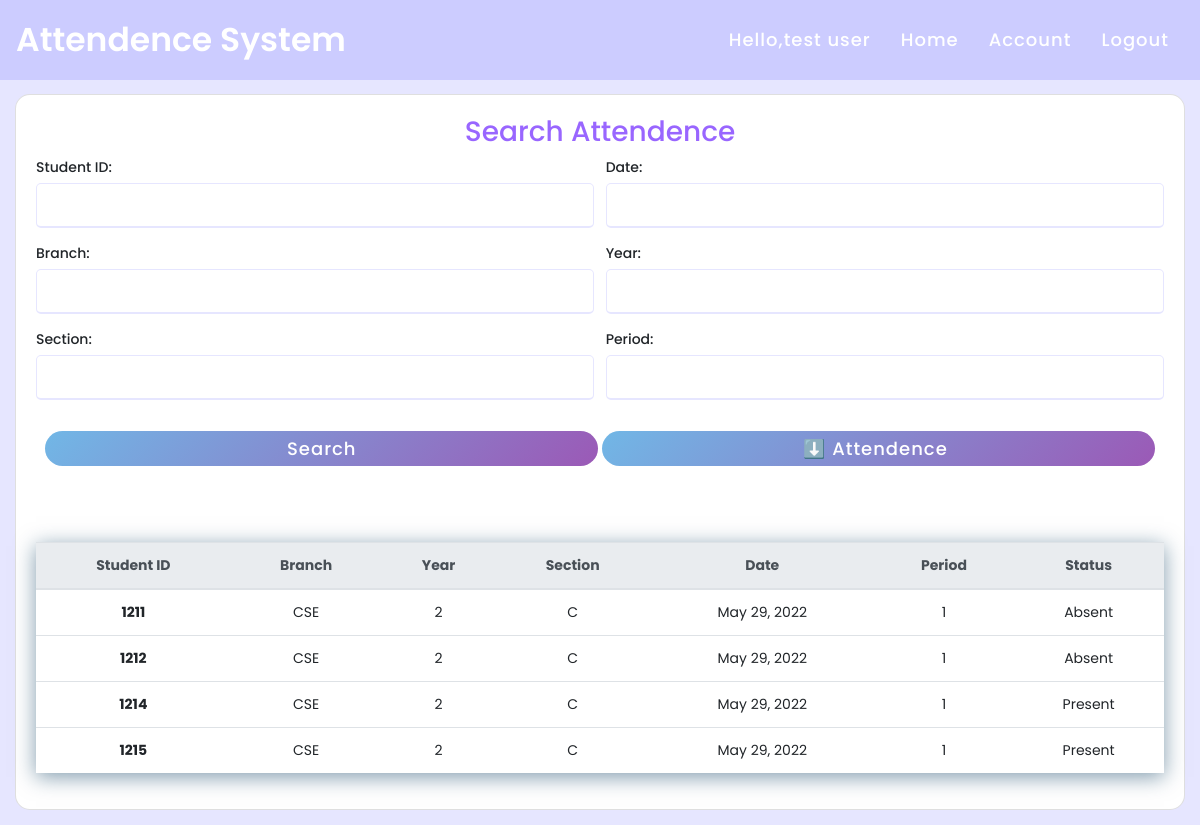
/searchattendence/ (signed in), run on the app's committed database.
### attendence_sys/models.py (models this page shows, shortened)
class Faculty(models.Model):
    user = models.OneToOneField(User, null = True, blank = True, on_delete= models.CASCADE)
    firstname = models.CharField(max_length=200, null=True, blank=True)
    lastname = models.CharField(max_length=200, null=True, blank=True)
    phone = models.CharField(max_length=200, null=True)
    email = models.CharField(max_length=200, null=True)
    profile_pic = models.ImageField(upload_to=user_directory_path ,null=True, blank=True)
    def __str__(self):
        return str(self.firstname + " " + self.lastname)

class Attendence(models.Model):
    Faculty_Name = models.CharField(max_length=200, null=True, blank=True)
    Student_ID = models.CharField(max_length=200, null=True, blank=True)
    date = models.DateField(auto_now_add = True, null = True)
    time = models.TimeField(auto_now_add=True, null = True)
    branch = models.CharField(max_length=200, null = True)
    year = models.CharField(max_length=200, null = True)
    section = models.CharField(max_length=200, null = True)
    period = models.CharField(max_length=200, null = True)
    status = models.CharField(max_length=200, null = True, default='Absent')

### attendence_sys/views.py (the view)
# urls.py: path('searchattendence/', views.searchAttendence, name='searchattendence'),
def searchAttendence(request):
    global attendences
    attendences= Attendence.objects.all()       #gets all data from attendence_sys_attendence table
    myFilter = AttendenceFilter(request.GET, queryset=attendences)
    attendences = myFilter.qs       #filters data
    context = {'myFilter':myFilter, 'attendences': attendences, 'ta':False}
    return render(request, 'attendence_sys/attendence.html', context)

### attendence_sys/templates/attendence_sys/attendence.html (shortened to what this page needs)
{% extends 'attendence_sys/main.html' %}
{% load static %} {% block content %}
 {% if ta == False %}
<div class="card card-body">
    <center>
        <h3>Search Attendence</h3>
    </center>
    <form method="get">
        <div class="form-group">{{myFilter.form.as_p}}</div>
        <div class="button">
            <input type="submit" value="Search" />
            <a href="{% url 'export_excel' %}">
                <input type="button" value="⬇️ Attendence " />
            </a>
        </div>
        <br />
        <div class="row">
            <table class="table">
                <thead class="thead-light">
                    <tr id="header">
                        <th>Student ID</th>
                        <th>Branch</th>
                        <th>Year</th>
                        <th>Section</th>
                        <th>Date</th>
                        <th>Period</th>
                        <th>Status</th>
                    </tr>
                </thead>
                {% for attendence in attendences %}
                <tr>
                    <th data-title="Student_ID">{{ attendence.Student_ID }}</th>
                    <td data-title="Branch">{{ attendence.branch }}</td>
                    <td data-title="Year">{{ attendence.year }}</td>
                    <td data-title="Section">{{ attendence.section }}</td>
                    <td data-title="Date">{{ attendence.date }}</td>
                    <td data-title="Period">{{ attendence.period }}</td>
                    <td data-title="Status">{{ attendence.status }}</td>
                </tr>
                {% endfor %}
            </table>
        </div>
        {% endif %} {% endblock %}

### attendence_sys/templates/attendence_sys/navbar.html (shortened to what this page needs)
{% load static %}
<nav class="navbar">
  <div class="logo" onclick="document.location='/'">
    Attendence System
  </div>
  {%if request.user.is_authenticated%}
  <ul>
    <li><span class="active">Hello,{{ request.user.faculty }} </span></li>
    <li><a href="{% url 'home' %}">Home</a></li>
    <li><a href="{% url 'account' %}">Account</a></li>
    <li><a href="{% url 'logout' %}">Logout</a></li>
  </ul>
  {%else%}
  <ul>
    <li><a href="{% url 'home' %}">Home</a></li>
  </ul>
  {%endif%}
</nav>

### static/css/navbar.css (style rules this page uses)
* { margin: 0; padding: 0; box-sizing: border-box; font-family: 'Poppins', sans-serif; }
nav { height: 80px; background: #ccccff; display: flex; align-items: center; justify-content: space-between; padding: 0px 50px 0px 100px; position: fixed; z-index: 1000 !important; }
nav .logo { font-size: 33px; color: white; font-weight: 600; cursor: pointer; }
nav ul { z-index: 1; display: flex; list-style: none; padding-top: 15px; }
nav ul li { margin: 0 5px; }
nav ul li span { color: white; text-decoration: none; font-size: 18px; font-weight: 500; letter-spacing: 1px; padding: 8px 10px; border-radius: 5px; transition: all 0.3s; }
nav ul li a { color: white; text-decoration: none; font-size: 18px; font-weight: 500; letter-spacing: 1px; padding: 8px 10px; border-radius: 5px; transition: all 0.3s; }

### static/css/main.css (style rules this page uses)
body { background-color: #e6e6ff !important; }
.form-group { display: flex; flex-wrap: wrap; justify-content: space-between; }
.form-group p { display: flex; flex-wrap: wrap; margin-bottom: 15px; flex-basis: 49.5%; }
h3 { color: #9966ff; }
.form-group p label { display: block; font-weight: 500; margin-bottom: 5px; }
.form-group p input { height: 45px; width: 100%; outline: none; border-radius: 5px; border: 1px solid #e6e6ff; padding-left: 15px; font-size: 16px; border-bottom-width: 2px; transition: all 0.3s ease; }
form .row { padding: 0; margin: 0; }
.button { height: 35px; margin: 15px 0px; text-align: center; }
.button input { height: 100%; width: 49%; font-size: 18px; font-weight: 500; letter-spacing: 1px; border: 0px; border-radius: 25px; color: white; background: linear-gradient(135deg, #71b7e6, #9b59b6); cursor: pointer; }

### static/css/attendance.css (style rules this page uses)
table { font-size: 14px; width: 100%; margin: 40px auto; box-shadow: 0px 4px 20px rgba(5, 57, 94, 0.5); -moz-boxshadow: 0px 4px 20px rgba(5, 57, 94, 0.5); -webkit-box-shadow: 0px 4px 20px rgba(5, 57, 94, 0.5); }
tr { text-align: center; }

### static/css/home.css (style rules this page uses)
.form-group select, .form-group input { border: 1px solid #e6e6ff; border-radius: 5px; }
.card.card-body { justify-content: center; border-radius: 15px; }

### data on the page
Attendence: Student_ID "1211", branch "CSE", year "2", section "C", date "May 29, 2022", period "1", status "Absent"
Attendence: Student_ID "1212", branch "CSE", year "2", section "C", date "May 29, 2022", period "1", status "Absent"
Attendence: Student_ID "1214", branch "CSE", year "2", section "C", date "May 29, 2022", period "1", status "Present"
Attendence: Student_ID "1215", branch "CSE", year "2", section "C", date "May 29, 2022", period "1", status "Present"

### other printed values
{{ request.user.faculty }} "test user"
